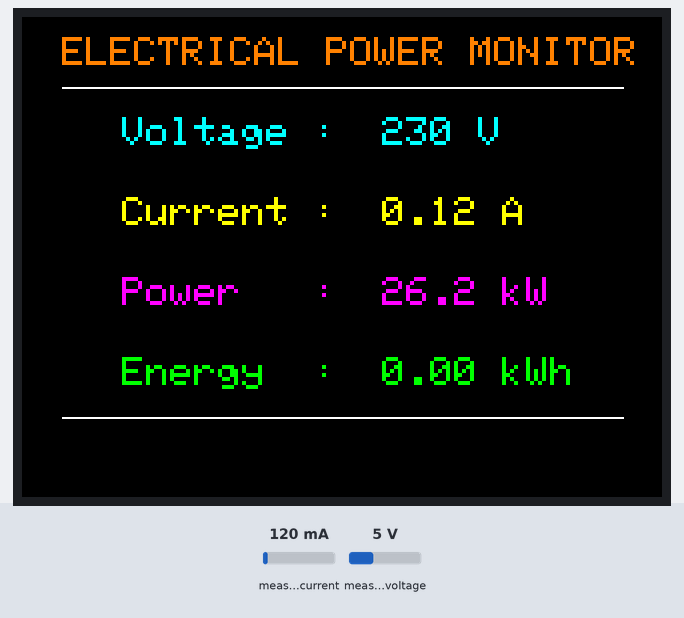
The sketch below on a simulated ESP8266 (NodeMCU). Shown: 320×240 colour display. Inputs (shaded band) come from the test bench; at power-on: measured current 120 mA, measured voltage 5 V. WiFi joins after 1.5 s; servers stay silent unless stated; no MQTT or app messages arrive unless stated; what the sketch prints to the serial monitor is not drawn.

Above: at 2.9 s.
3.0 s: measured current set to 40 mA
At 5.4 s:
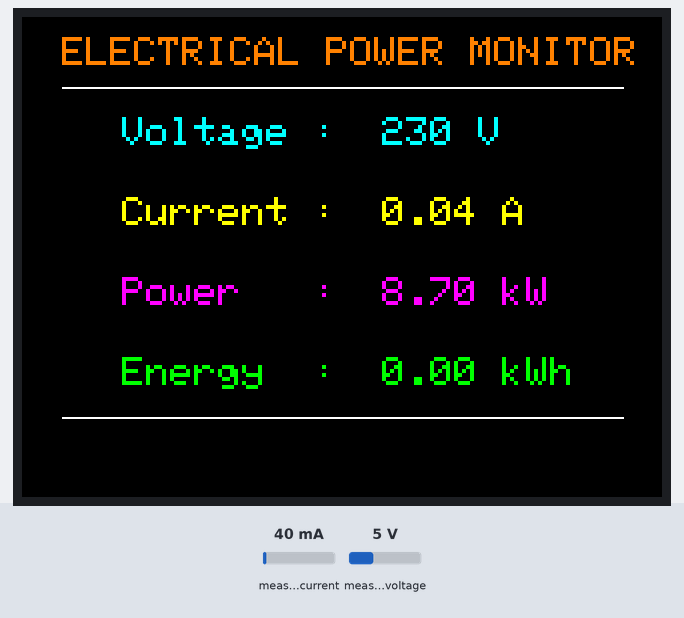
5.7 s: measured voltage set to 0.3 V
At 6.9 s:
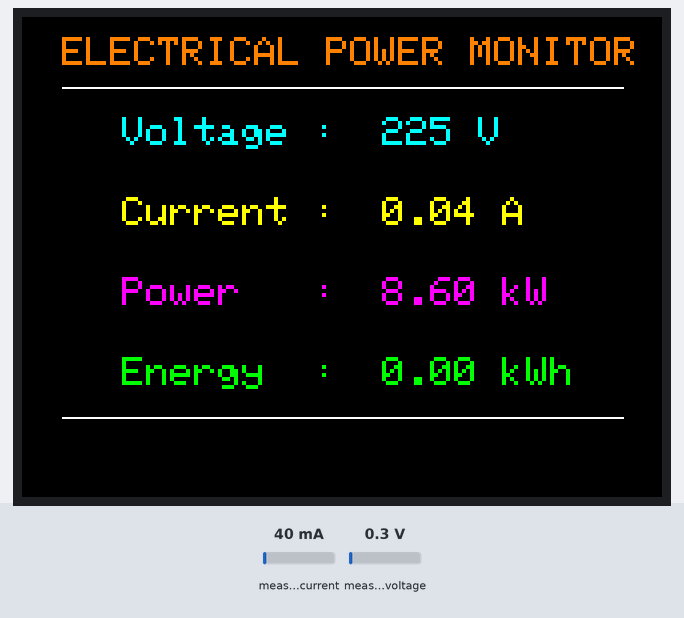
8.0 s: measured current set to 500 mA
At 9.5 s:
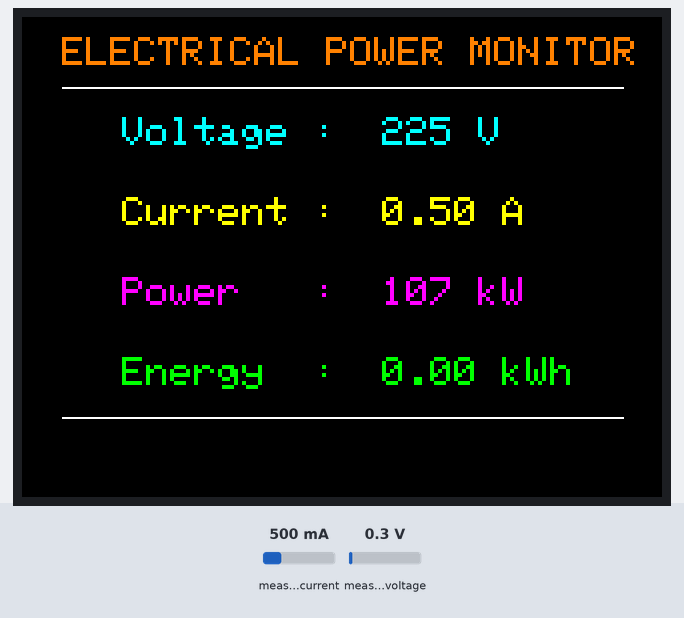
10.3 s: measured voltage set to 3.8 V
At 12.1 s:
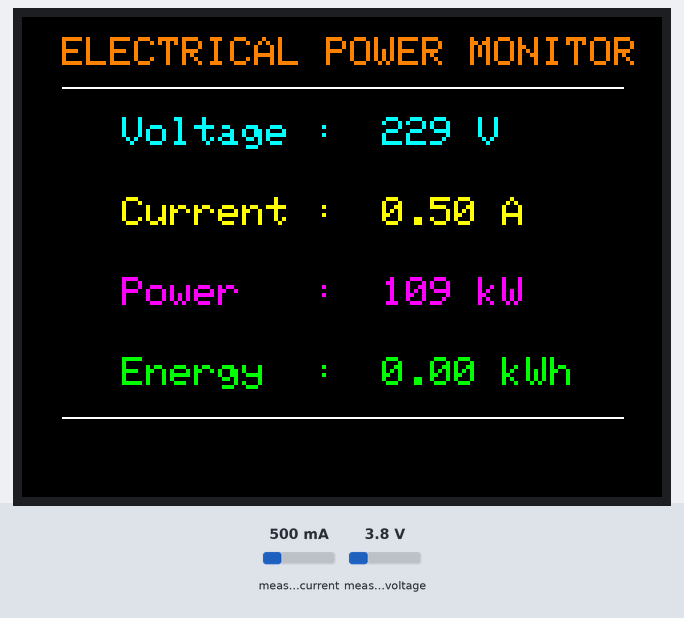
Timing chart, 0 to 13.5 s (numbered marks = the images above; inputs shaded):
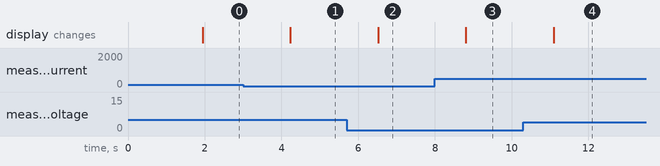

The sketch:

Power_Monitor_Code.ino
```cpp
#include <PZEM004Tv30.h>
#include <SoftwareSerial.h>
#include <Adafruit_GFX.h>
#include <Adafruit_ST7789.h>
#include <SPI.h>
#include <ESP8266WiFi.h>
#include <PubSubClient.h>
#include <ArduinoJson.h>

// Konfigurasi WiFi dan MQTT
const char* ssid = "YOUR_WIFI_NAME";
const char* password = "YOUR_WIFI_PASSWORD";
const char* mqtt_server = "broker.emqx.io"; // Or your own broker
const int mqtt_port = 1883;
const char* mqtt_topic = "power_meter/data";

// Konfigurasi pin TFT SPI
#define TFT_CS   D3
#define TFT_DC   D4
#define TFT_RST  D0

PZEM004Tv30 pzem(4, 5); // RX=D1(5), TX=D2(4)

// Inisialisasi TFT
Adafruit_ST7789 tft = Adafruit_ST7789(TFT_CS, TFT_DC, TFT_RST);

// Variabel sensor
float Power, Energy, Voltage, Current;

// Warna untuk setiap parameter
#define BACKGROUND    ST77XX_BLACK
#define VOLTAGE_COLOR ST77XX_CYAN
#define CURRENT_COLOR ST77XX_YELLOW
#define POWER_COLOR   ST77XX_MAGENTA
#define ENERGY_COLOR  ST77XX_GREEN
#define ERROR_COLOR   ST77XX_RED

// Objek WiFi dan MQTT
WiFiClient espClient;
PubSubClient client(espClient);

// Variabel untuk menyimpan nilai sebelumnya
float prevVoltage = NAN;
float prevCurrent = NAN;
float prevPower = NAN;
float prevEnergy = NAN;

// Koordinat nilai untuk masing-masing parameter
const int valueX = 180;
const int voltageY = 50;
const int currentY = 90;
const int powerY = 130;
const int energyY = 170;

void setup() {
  Serial.begin(9600);

  // Inisialisasi TFT
  tft.init(240, 320, SPI_MODE2);
  tft.setRotation(3);
  tft.fillScreen(BACKGROUND);
  tft.setTextWrap(false);

  // Header TFT
  tft.setTextSize(2);
  tft.setTextColor(ST77XX_ORANGE);
  tft.setCursor(20, 10);
  tft.println("ELECTRICAL POWER MONITOR");
  tft.drawLine(20, 35, 300, 35, ST77XX_WHITE);

  // Tampilkan label statis
  displayParameter(50, voltageY, "Voltage :", VOLTAGE_COLOR);
  displayParameter(50, currentY, "Current :", CURRENT_COLOR);
  displayParameter(50, powerY, "Power   :", POWER_COLOR);
  displayParameter(50, energyY, "Energy  :", ENERGY_COLOR);

  // Gambar garis bawah
  tft.drawLine(20, 200, 300, 200, ST77XX_WHITE);

  // Koneksi WiFi
  setup_wifi();

  // Konfigurasi MQTT
  client.setServer(mqtt_server, mqtt_port);
}

void setup_wifi() {
  delay(10);
  Serial.println();
  Serial.print("Menghubungkan ke WiFi");

  WiFi.begin(ssid, password);

  while (WiFi.status() != WL_CONNECTED) {
    delay(500);
    Serial.print(".");
  }

  Serial.println("");
  Serial.println("WiFi Terhubung");
  Serial.println("IP address: ");
  Serial.println(WiFi.localIP());
}

void reconnect() {
  while (!client.connected()) {
    Serial.print("Menghubungkan MQTT...");
    if (client.connect("PowerMeterClient")) {
      Serial.println("MQTT Terhubung");
    } else {
      Serial.print("Gagal, rc=");
      Serial.print(client.state());
      Serial.println(" Coba lagi dalam 5 detik");
      delay(5000);
    }
  }
}

void loop() {
  if (!client.connected()) {
    reconnect();
  }
  client.loop();

  readSensorData();
  printSerialData();
  displayTFTData();
  sendMQTTData();

  delay(1000);
}

void readSensorData() {
  Voltage = pzem.voltage();
  Current = pzem.current();
  Power = pzem.power();
  Energy = pzem.energy();
}

void printSerialData() {
  Serial.println("\n--- Sensor Readings ---");

  if(!isnan(Voltage)) {
    Serial.print("Voltage: "); Serial.print(Voltage); Serial.println("V");
  } else Serial.println("Voltage error");

  if(!isnan(Current)) {
    Serial.print("Current: "); Serial.print(Current); Serial.println("A");
  } else Serial.println("Current error");

  if(!isnan(Power)) {
    Serial.print("Power: "); Serial.print(Power); Serial.println("kW");
  } else Serial.println("Power error");

  if(!isnan(Energy)) {
    Serial.print("Energy: "); Serial.print(Energy); Serial.println("kWh");
  } else Serial.println("Energy error");

  Serial.println("-----------------------");
}

void displayTFTData() {
  // Update nilai dengan area penghapusan yang tepat
  updateValue(valueX, voltageY, Voltage, "V", VOLTAGE_COLOR, prevVoltage);
  updateValue(valueX, currentY, Current, "A", CURRENT_COLOR, prevCurrent);
  updateValue(valueX, powerY, Power, "kW", POWER_COLOR, prevPower);
  updateValue(valueX, energyY, Energy, "kWh", ENERGY_COLOR, prevEnergy);
}

void displayParameter(int x, int y, const char* label, uint16_t color) {
  tft.setTextSize(2);
  tft.setTextColor(color);
  tft.setCursor(x, y);
  tft.print(label);
}

void updateValue(int x, int y, float value, const char* unit, uint16_t color, float &prevVal) {
  // Hanya update jika nilai berubah atau status error berubah
  if (value != prevVal || (isnan(value) != isnan(prevVal))) {
    // Hapus area spesifik dengan margin yang cukup
    tft.fillRect(x, y-2, 120, 20, BACKGROUND);

    tft.setTextSize(2);
    tft.setCursor(x, y);

    if (!isnan(value)) {
      tft.setTextColor(color);
      if (value < 10) {
        tft.print(value, 2);
      } else if (value < 100) {
        tft.print(value, 1);
      } else {
        tft.print(value, 0);
      }
      tft.print(" ");
      tft.print(unit);
    } else {
      tft.setTextColor(ERROR_COLOR);
      tft.print("ERROR");
    }
    prevVal = value;
  }
}

void sendMQTTData() {
  StaticJsonDocument<200> doc;

  if(isnan(Voltage)) {
    doc["voltage"] = nullptr;
  } else {
    doc["voltage"] = Voltage;
  }

  if(isnan(Current)) {
    doc["current"] = nullptr;
  } else {
    doc["current"] = Current;
  }

  if(isnan(Power)) {
    doc["power"] = nullptr;
  } else {
    doc["power"] = Power;
  }

  if(isnan(Energy)) {
    doc["energy"] = nullptr;
  } else {
    doc["energy"] = Energy;
  }

  char jsonBuffer[200];
  serializeJson(doc, jsonBuffer);

  if (client.publish(mqtt_topic, jsonBuffer)) {
    Serial.println("Data terkirim ke MQTT");
  } else {
    Serial.println("Gagal mengirim ke MQTT");
  }
}
```

Measured:
- after the input at 3.0 s, the display: changes after 1.2 s (image 1)
- after the input at 5.7 s, the display: changes after 0.82 s (image 2)
- after the input at 8.0 s, the display: changes after 0.81 s (image 3)
- after the input at 10.3 s, the display: changes after 0.80 s (image 4)
